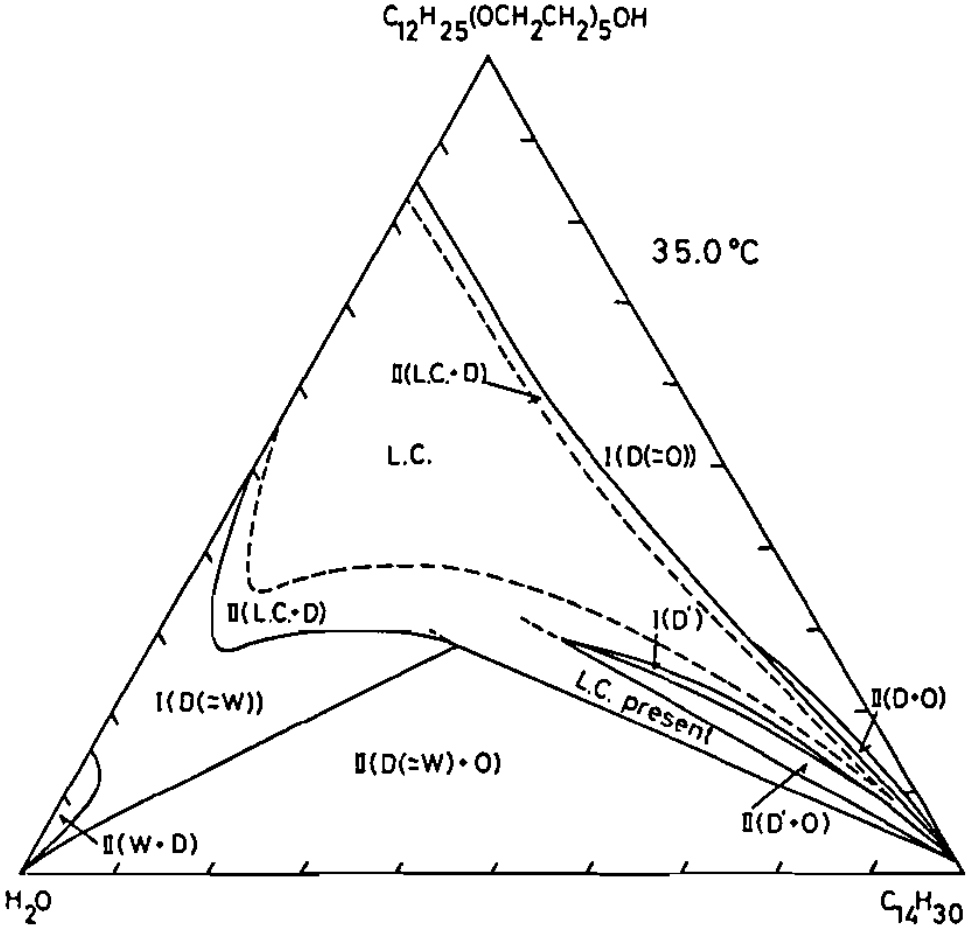
#> input picture Kirill/OpenCV/Old/35Original.png, 972 x 928 px
$ python cleaning3.py
#> lines starting #> are read from the running program, lines starting #| are printed output that depends on the picture; after the words box and inside, x2 and y2 are one past the last pixel; in counts of white or black regions, pixels touching at a corner belong together
import cv2
import numpy as np

# Your existing find_longest_contour and find_largest_connected_component functions

def find_longest_contour(img):
    gray = cv2.cvtColor(img, cv2.COLOR_BGR2GRAY)
    _, threshold = cv2.threshold(gray, 50, 255, cv2.THRESH_BINARY_INV)

    contours, _ = cv2.findContours(threshold, cv2.RETR_EXTERNAL, cv2.CHAIN_APPROX_SIMPLE)

    longest_contour = None
    max_length = 0

    for contour in contours:
        length = cv2.arcLength(contour, True)
        if length > max_length:
            max_length = length
            longest_contour = contour

    return longest_contour

def find_largest_connected_component(img):
    gray = cv2.cvtColor(img, cv2.COLOR_BGR2GRAY)
    _, threshold = cv2.threshold(gray, 50, 255, cv2.THRESH_BINARY_INV)

    num_labels, labels = cv2.connectedComponents(threshold)

    largest_component = None
    max_area = 0

    for label in range(1, num_labels):
        component_mask = np.where(labels == label, 255, 0).astype('uint8')
        area = cv2.countNonZero(component_mask)
        if area > max_area:
            max_area = area
            largest_component = component_mask

    return largest_component

def create_contour_mask(img, contour):
    mask = np.zeros_like(img)
    cv2.drawContours(mask, [contour], 0, (255, 255, 255), 2)
    return mask

def create_blue_mask(img, component_mask):
    blue_mask = np.zeros_like(img)
    blue_mask[:, :, 0] = component_mask
    return blue_mask

def show_image(image_path):
    # Read the image
#> called with image_path = '35Original.png'
    img = cv2.imread(image_path)
#> img is the input picture: shape (928, 972, 3); min 0, max 255, mean 243.3

    # Check if the image was loaded successfully
    if img is None:
        print("Error: Image not found or unable to open.")
        return

    # Find the longest continuous black line and the largest connected component
    longest_contour = find_longest_contour(img)
#> in find_longest_contour, `_, threshold = cv2.threshold(gray, 50, 255, cv2.THRESH_BINARY_INV)`:
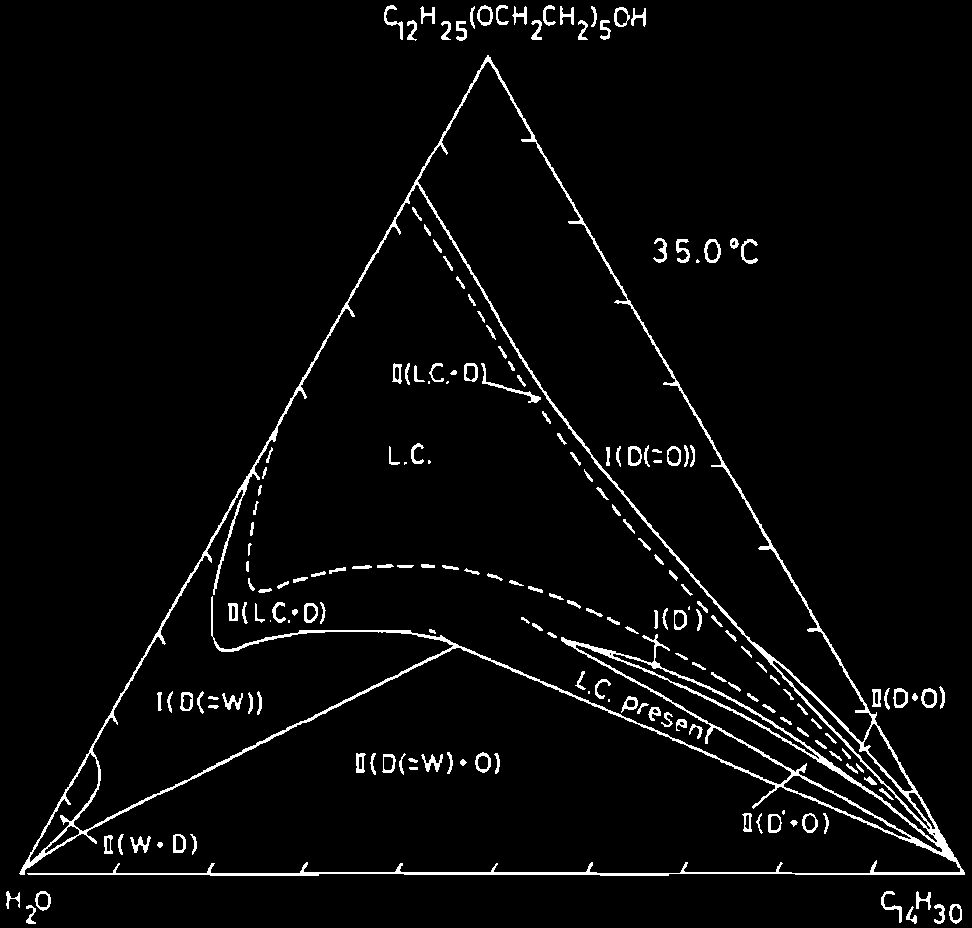
#> threshold: shape (928, 972); 3.6% white in thin lines or dots
#> in find_longest_contour, `contours, _ = cv2.findContours(threshold, cv2.RETR_EXTERNAL, cv2.CHAIN..`: contours = 62 contours, 4 with area under 20; largest, box (x1, y1, x2, y2) and area: (19, 55, 965, 876) 277032, (704, 239, 721, 263) 295, (921, 688, 937, 708) 234, (475, 752, 491, 773) 231, (477, 5, 493, 26) 231
#> the loop in find_longest_contour, `for contour in contours:` made 62 passes
#> (length, max_length) on passes 1, 2, 4, 5, 6, 45: (58.87, 58.87), (67.7, 67.7), (73.94, 73.94), (87.21, 87.21), (117.9, 117.9), (5367.1, 5367.1)
#> length on passes 3, 7, 8, 9, 10, 11: 53.21, 56.87, 82.87, 16.49, 104.4, 53.31
#> after the loop in find_longest_contour, `for contour in contours:`: longest_contour = contour of 2163 points, box (x1, y1, x2, y2) (19, 55, 965, 876), area 277032; max_length = 5367.1
    largest_component = find_largest_connected_component(img)
#> in find_largest_connected_component, `num_labels, labels = cv2.connectedComponents(threshold)`: labels: shape (928, 972) int32; 196 distinct labels, from 0 to 195
#> in find_largest_connected_component, `num_labels, labels = cv2.connectedComponents(threshold)`: num_labels = 196
#> the loop in find_largest_connected_component, `for label in range(1, num_labels):` made 195 passes
#> (area, max_area) on passes 1, 18: (170, 170), (19526, 19526)
#> area on passes 2 to 7: 139, 100, 109, 123, 62, 123
#> after the loop in find_largest_connected_component, `for label in range(1, num_labels):`: component_mask: shape (928, 972); 0.01% white; 1 white region, box (x1, y1, x2, y2) and area: (906, 906, 917, 924) 80
#> after the loop in find_largest_connected_component, `for label in range(1, num_labels):`:
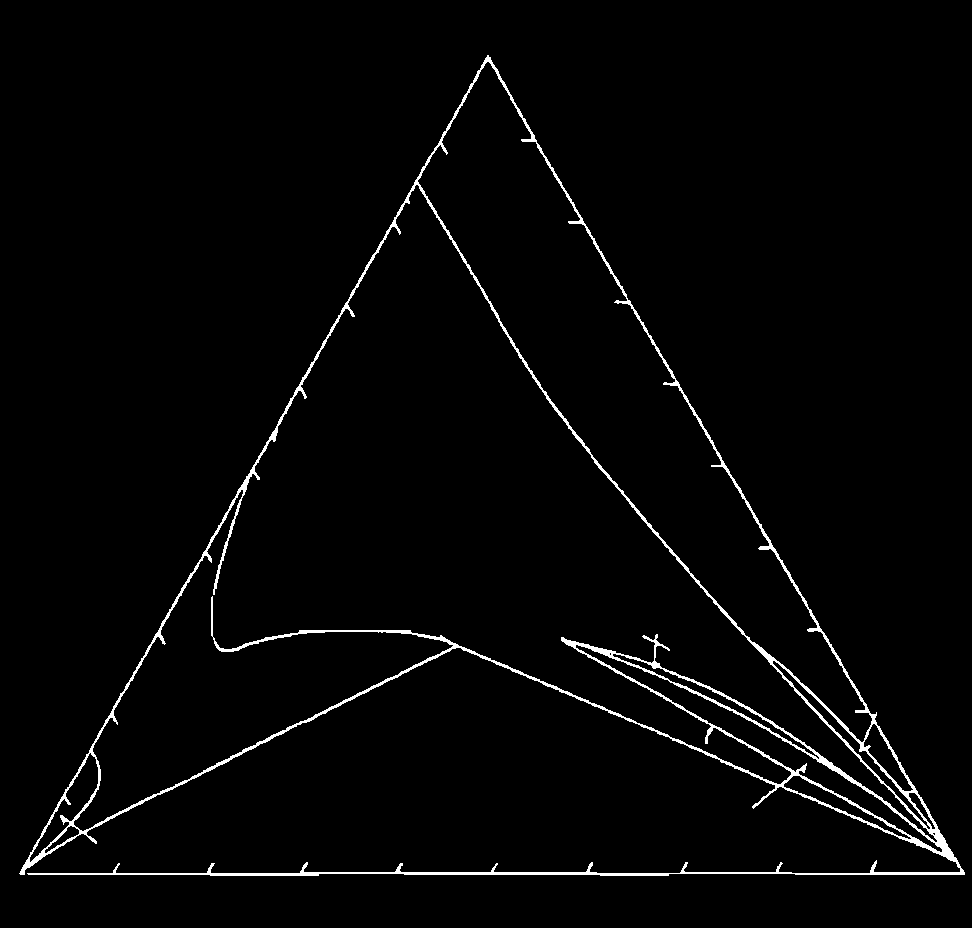
#> largest_component: shape (928, 972); 2.2% white in thin lines or dots, all inside (x1, y1, x2, y2) = (19, 55, 965, 876)
#> after the loop in find_largest_connected_component, `for label in range(1, num_labels):`: max_area = 19526

    if longest_contour is not None and largest_component is not None:
        # Create a mask for the longest contour
        contour_mask = create_contour_mask(img, longest_contour)
#> in create_contour_mask, `cv2.drawContours(mask, [contour], 0, (255, 255, 255), 2)`: mask: shape (928, 972, 3); 1.7% white; 1 white region, box (x1, y1, x2, y2) and area: (18, 54, 966, 877) 15528

        # Subtract the longest contour mask from the largest connected component
        remaining_lines = cv2.subtract(largest_component, cv2.cvtColor(contour_mask, cv2.COLOR_BGR2GRAY))
#> remaining_lines: shape (928, 972); 1.1% white in thin lines or dots, all inside (x1, y1, x2, y2) = (22, 59, 955, 874)

        # Find connected components in the remaining_lines
        num_labels, labels = cv2.connectedComponents(remaining_lines)
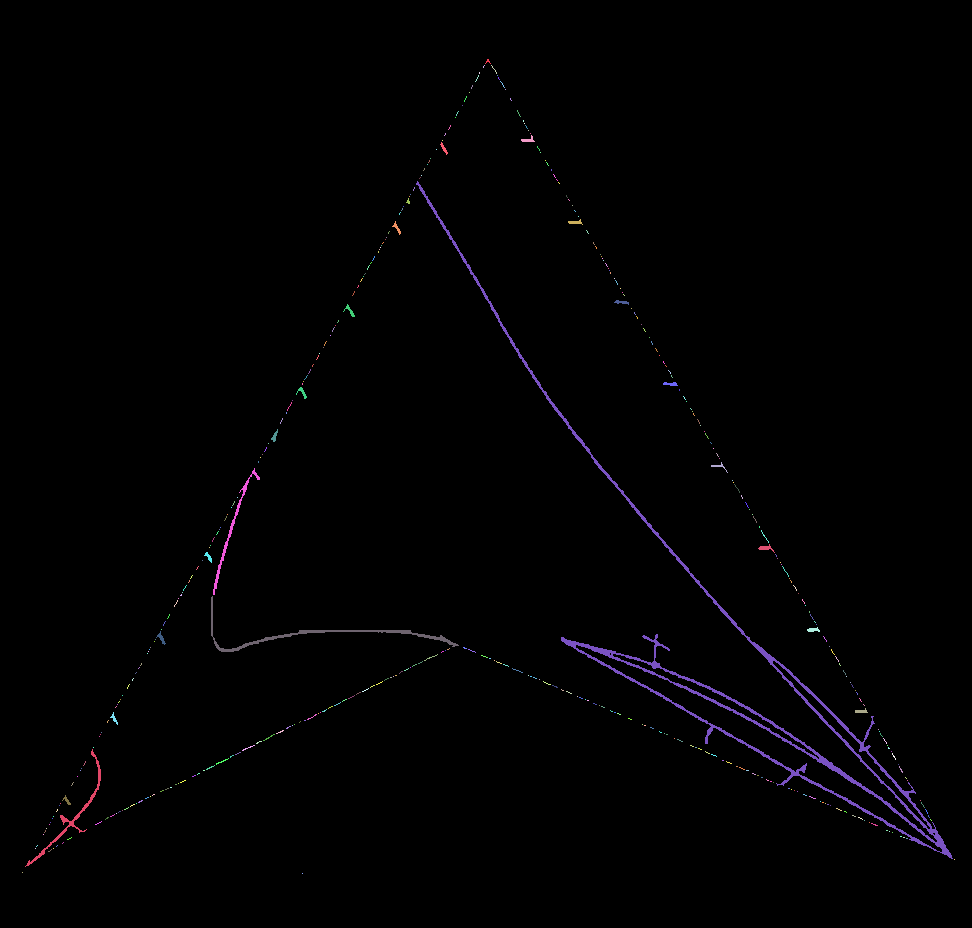
#> labels: shape (928, 972) int32; 414 distinct labels, from 0 to 413; one colour per label, 0 black
#> num_labels = 414

        # Create an empty mask for valid remaining lines
        valid_remaining_lines = np.zeros_like(remaining_lines)

        for label in range(1, num_labels):
            component_mask = np.where(labels == label, 255, 0).astype('uint8')
            area = cv2.countNonZero(component_mask)

            # Skip the component if the area is less than 5
            if area < 10 or area > 50:
                continue

            # Draw the valid remaining lines onto the new mask
            valid_remaining_lines = cv2.add(valid_remaining_lines, component_mask)

            # Draw the ID above the line
            x, y, w, h = cv2.boundingRect(component_mask)
            img = cv2.putText(img, str(label), (x, y - 10), cv2.FONT_HERSHEY_SIMPLEX, 0.5, (0, 255, 0), 2)

            # Print the ID and the area
            print(f"ID: {label}, Area: {area}")
#> this loop made 413 passes
#> (area, x, y, w, h) on passes 25, 27, 56: (45, 521, 135, 14, 7), (35, 440, 142, 8, 13), (44, 568, 219, 15, 6)
#| ID: 1, Area: 12
#| ID: 25, Area: 45
#| ID: 27, Area: 35
#| ID: 48, Area: 13
#| ID: 56, Area: 44
#| ID: 57, Area: 38
#| ID: 90, Area: 40
#| ID: 91, Area: 44
#> (further printed lines are left out)
#> component_mask: shape (928, 972); 0% white in thin lines or dots, all inside (x1, y1, x2, y2) = (302, 873, 303, 874)
#> img: shape (928, 972, 3); mean B, G, R 241.9, 243.4, 241.9
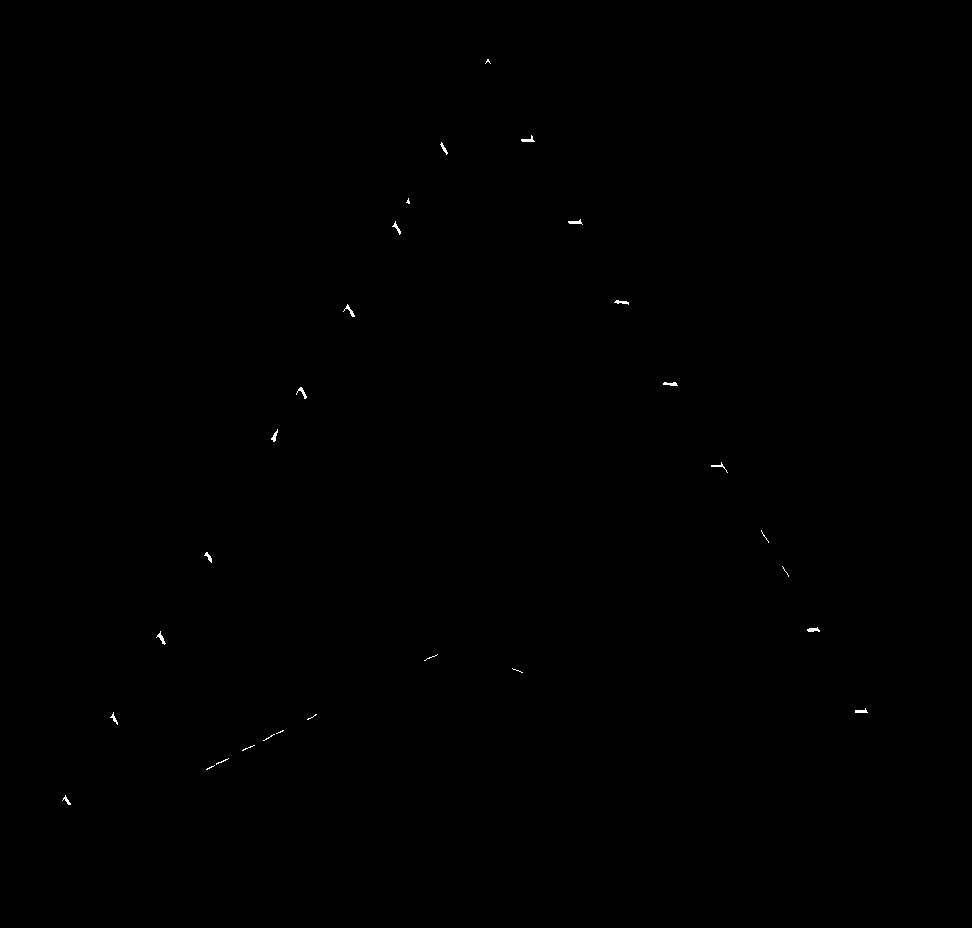
#> valid_remaining_lines: shape (928, 972); 0.09% white in thin lines or dots, all inside (x1, y1, x2, y2) = (62, 59, 868, 805)

        # Create a blue mask for the valid remaining lines
        blue_mask = create_blue_mask(img, valid_remaining_lines)

        # Combine the original image with the blue mask
        img_with_blue_mask = cv2.addWeighted(img, 1, blue_mask, 1, 0)

        # Show the image with the blue mask
        cv2.namedWindow("Image with Blue Mask", cv2.WINDOW_NORMAL)
        cv2.imshow("Image with Blue Mask", img_with_blue_mask)
    else:
        # Show an error message if no line is found
        print("Error: No line found in image.")

    # Wait for a key press and close the window
    cv2.waitKey(0)
    cv2.destroyAllWindows()

# Example usage:
image_path = "35Original.png"
show_image(image_path)

$ run again, with Kirill/OpenCV/Old/44Original.png copied over Kirill/OpenCV/Old/35Original.png
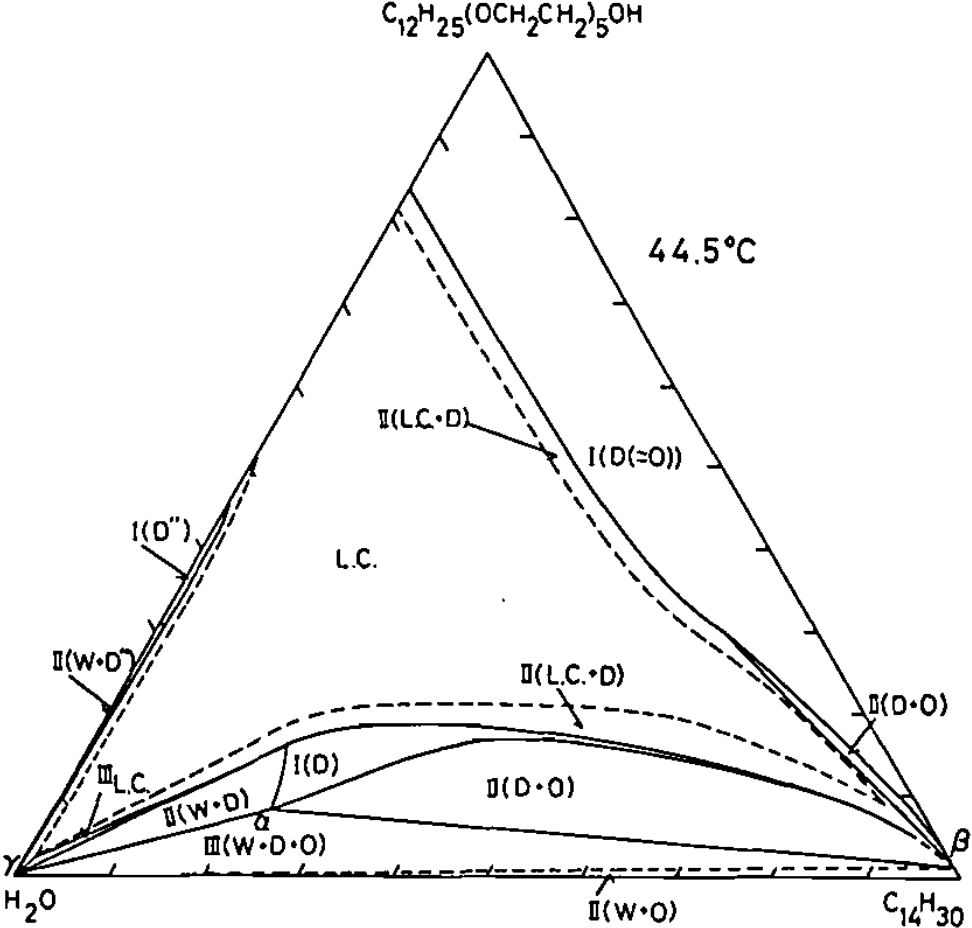
#> input picture Kirill/OpenCV/Old/44Original.png, 972 x 928 px
#> in show_image, img is the input picture: shape (928, 972, 3); min 0, max 255, mean 242.3
#> in find_longest_contour, `_, threshold = cv2.threshold(gray, 50, 255, cv2.THRESH_BINARY_INV)`:
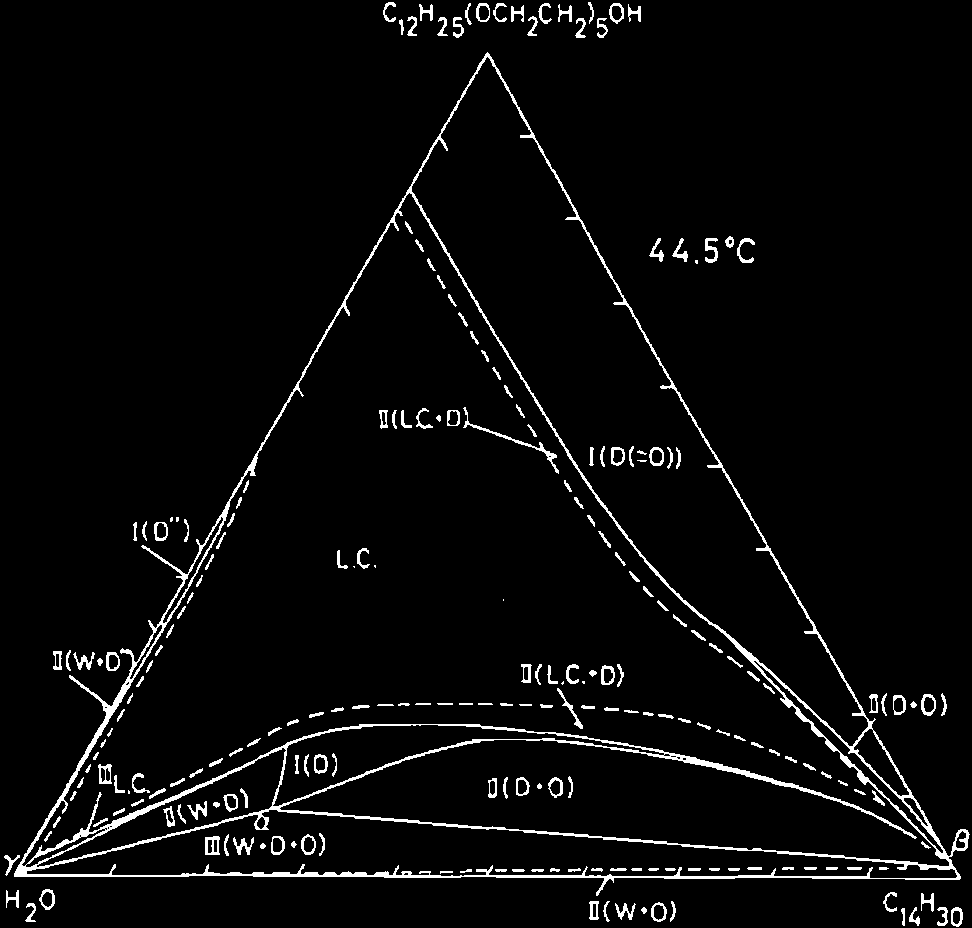
#> threshold: shape (928, 972); 3.9% white; 227 white regions (10 under 20 px)
#> contours = 58 contours, 3 with area under 20; largest, box (x1, y1, x2, y2) and area: (14, 52, 970, 896) 390012, (921, 694, 936, 716) 242, (651, 902, 667, 922) 224, (39, 889, 55, 910) 224, (609, 3, 624, 24) 218
#> the loop in find_longest_contour, `for contour in contours:` made 58 passes
#> (length, max_length) on passes 1, 2, 3, 6, 40: (39.07, 39.07), (52.38, 52.38), (72.53, 72.53), (111.5, 111.5), (3462.3, 3462.3)
#> after the loop in find_longest_contour, `for contour in contours:`: longest_contour = contour of 1483 points, box (x1, y1, x2, y2) (14, 52, 970, 896), area 390012; max_length = 3462.3
#> in find_largest_connected_component, `num_labels, labels = cv2.connectedComponents(threshold)`: num_labels = 228
#> the loop in find_largest_connected_component, `for label in range(1, num_labels):` made 227 passes
#> (area, max_area) on passes 1, 3, 7, 19: (102, 102), (112, 112), (129, 129), (20783, 20783)
#> after the loop in find_largest_connected_component, `for label in range(1, num_labels):`: max_area = 20783
#> mask: shape (928, 972, 3); 1.2% white; 1 white region, box (x1, y1, x2, y2) and area: (13, 51, 971, 897) 10915
#> remaining_lines: shape (928, 972); 1.6% white; 278 white regions (249 under 20 px), largest, box (x1, y1, x2, y2) and area: (16, 188, 954, 875) 11057, (78, 503, 230, 771) 838, (374, 865, 441, 876) 184
#> in show_image, `num_labels, labels = cv2.connectedComponents(remaining_lines)`: num_labels = 279
#> the loop in show_image, `for label in range(1, num_labels):` made 278 passes
#> (area, x, y, w, h) on passes 28, 29, 58: (40, 520, 134, 13, 4), (42, 439, 137, 9, 14), (36, 565, 216, 13, 4)
#> (printed output is left out)
#> after the loop in show_image, `for label in range(1, num_labels):`:
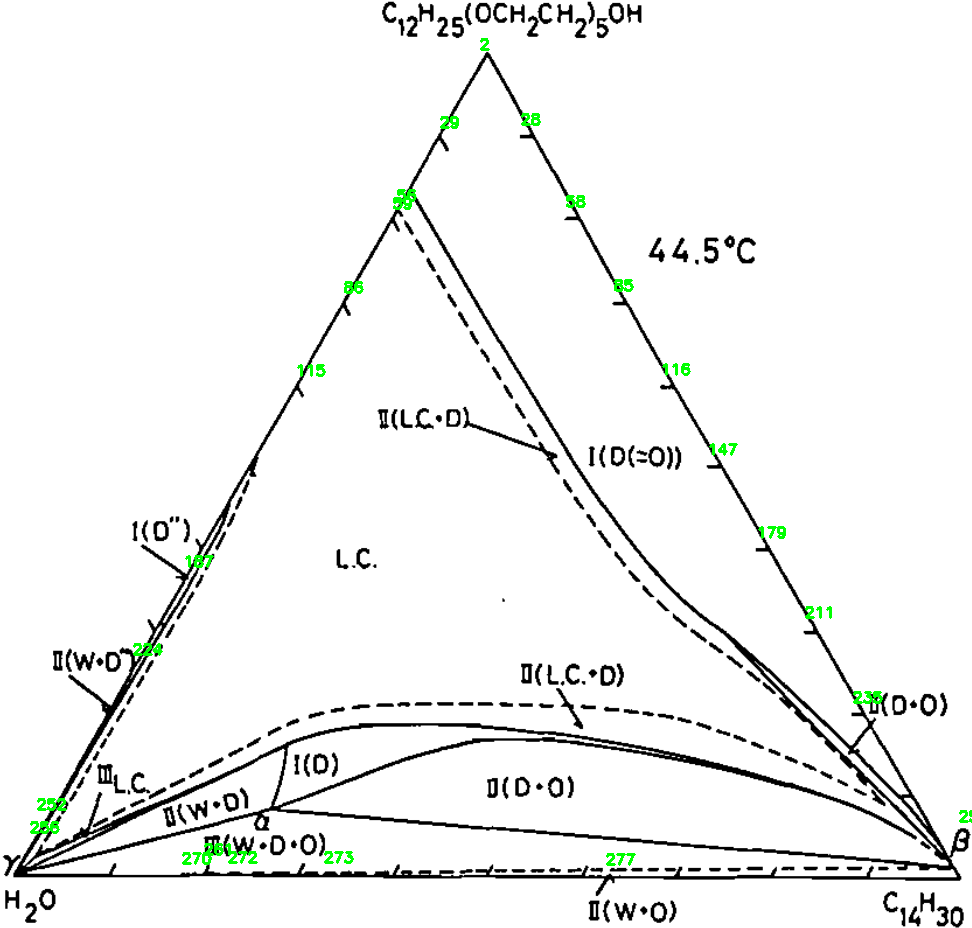
#> img: shape (928, 972, 3); mean B, G, R 241.3, 242.5, 241.3
